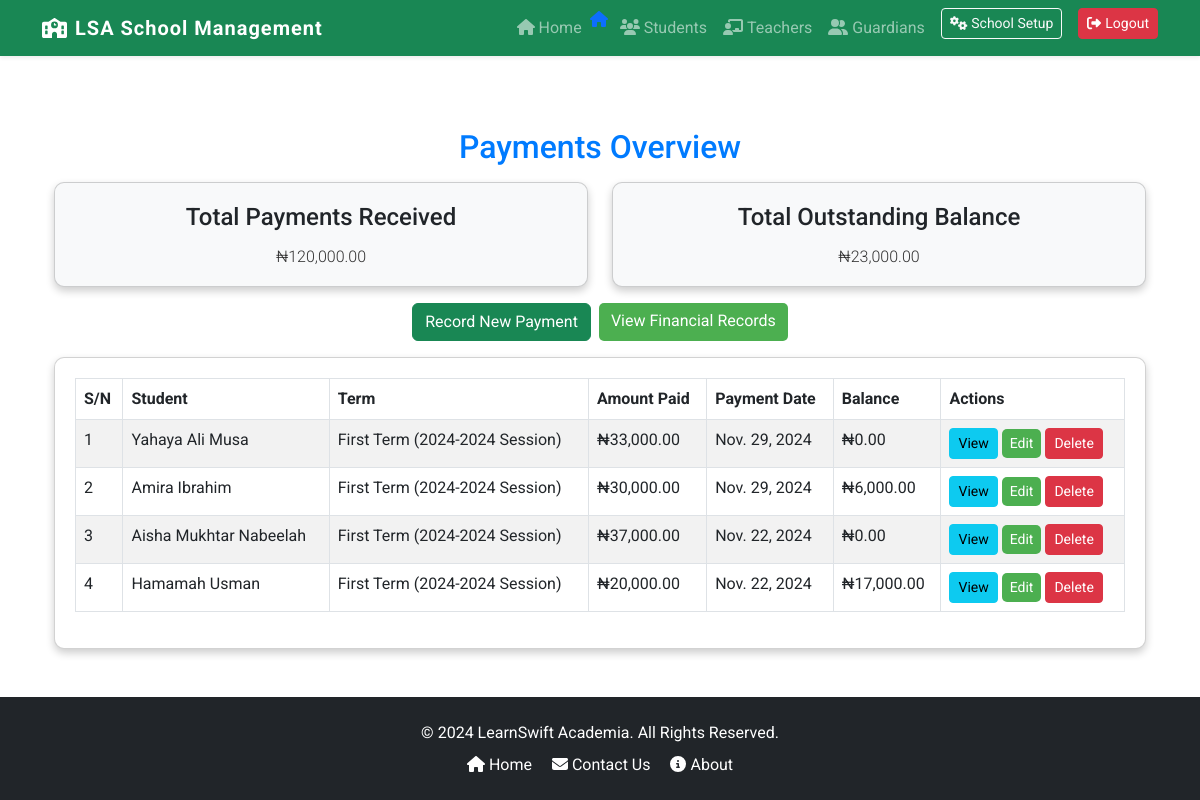
The app's page /payments/ (signed in) with its own data.
### core/models.py (models this page shows, shortened)
class Payment(models.Model):
    student = models.ForeignKey('Student', on_delete=models.CASCADE)
    term = models.ForeignKey('Term', on_delete=models.CASCADE)
    amount_paid = models.DecimalField(max_digits=10, decimal_places=2)
    payment_date = models.DateField(default=timezone.now)
    financial_record = models.ForeignKey('FinancialRecord', related_name='payments', on_delete=models.CASCADE, default=None)

class Student(models.Model):
    GENDER_CHOICES = [
        ('M', 'Male'),
        ('F', 'Female'),
    ]
    STATUS_CHOICES = [
        ('active', 'Active'),
        ('dormant', 'Dormant'),
        ('left', 'Left School'),
    ]
    user = models.OneToOneField(CustomUser, on_delete=models.CASCADE, primary_key=True, related_name='student')
    LSA_number = models.CharField(max_length=20, unique=True, null=True)
    profile_image = models.ImageField(upload_to='media/profile_images/', default='profile_images/default.jpg')
    date_of_birth = models.DateField()
    gender = models.CharField(max_length=1, choices=GENDER_CHOICES)
    student_guardian = models.ForeignKey('Guardian', on_delete=models.SET_NULL, null=True, related_name='students')
    relationship = models.CharField(max_length=50)
    current_class = models.ForeignKey('Class', on_delete=models.SET_NULL, null=True, blank=True, related_name='enrolled_students', default=None)
    status = models.CharField(max_length=10, choices=STATUS_CHOICES, default='active')
    promotion_history = models.TextField(blank=True)  # To store history of movements as JSON

class CustomUser(AbstractUser):
    USER_ROLES = (
        ('student', 'Student'),
        ('teacher', 'Teacher'),
        ('guardian', 'Guardian'),
        ('accountant', 'Accountant'),
        ('admin', 'Admin'),
    )
    role = models.CharField(max_length=20, choices=USER_ROLES)

class Term(models.Model):
    TERM_OPTIONS = [
        ('First Term', 'First'),
        ('Second Term', 'Second'),
        ('Third Term', 'Third'),
    ]
    session = models.ForeignKey(Session, related_name='terms', on_delete=models.CASCADE)
    name = models.CharField(max_length=20, choices=TERM_OPTIONS)
    start_date = models.DateField()
    end_date = models.DateField()
    is_active = models.BooleanField(default=True)
    def __str__(self):
        return f"{self.name} ({self.session.name})"

class Session(models.Model):
    start_date = models.DateField()
    end_date = models.DateField()
    is_active = models.BooleanField(default=True)
    @property
    def name(self):
        start_year = self.start_date.year
        end_year = self.end_date.year
        return f"{start_year}-{end_year} Session"

### core/views.py (the view)
# urls.py: path('payments/', PaymentListView.as_view(), name='payment_list'),
class PaymentListView(AdminRequiredMixin, ListView):
    model = Payment
    template_name = 'payment/payment_list.html'
    context_object_name = 'payments'
    ordering = ['-payment_date']  # Order by payment date descending
    def get_context_data(self, **kwargs):
        context = super().get_context_data(**kwargs)
        context['total_payment'] = Payment.objects.aggregate(total=Sum('amount_paid'))['total'] or 0
        context['total_outstanding_balance'] = (
            FinancialRecord.objects.aggregate(total=Sum('outstanding_balance'))['total'] or 0
        )
        for payment in context['payments']:
            payment.outstanding_balance = (
                payment.financial_record.outstanding_balance
                if payment.financial_record else None
            )
        return context

### core/views.py (called while the page is built)
    def test_func(self):
        return self.request.user.is_superuser

### core/templates/payment/payment_list.html
{% extends 'base.html' %}
{% load humanize %}
{% block content %}
<div class="container">
    <h2 class="mt-4 mb-3 text-center">Payments Overview</h2>
    <div class="row mb-3">
        <div class="col-md-6">
            <div class="card bg-light">
                <div class="card-body text-center">
                    <h5 class="card-title">Total Payments Received</h5>
                    <p class="card-text display-6">₦{{ total_payment|floatformat:2|intcomma }}</p>
                </div>
            </div>
        </div>
        <div class="col-md-6">
            <div class="card bg-light">
                <div class="card-body text-center">
                    <h5 class="card-title">Total Outstanding Balance</h5>
                    <p class="card-text display-6">₦{{ total_outstanding_balance|floatformat:2|intcomma }}</p>
                </div>
            </div>
        </div>
    </div>
    <div class="d-flex justify-content-center gap-2 mb-3">
        <a href="{% url 'create_payment' %}" class="btn btn-success">Record New Payment</a>
        <a href="{% url 'financial_record_list' %}" class="btn btn-primary">View Financial Records</a>
    </div>
    <div class="card">
        <div class="card-body">
            <table class="table table-bordered table-striped">
                <thead class="thead-dark">
                    <tr>
                        <th>S/N</th>
                        <th>Student</th>
                        <th>Term</th>
                        <th>Amount Paid</th>
                        <th>Payment Date</th>
                        <th>Balance</th>
                        <th>Actions</th>
                    </tr>
                </thead>
                <tbody>
                    {% for payment in payments %}
                        <tr>
                            <td>{{ forloop.counter }}</td>
                            <td>{{ payment.student.user.get_full_name }}</td>
                            <td>{{ payment.term }}</td>
                            <td>₦{{ payment.amount_paid|floatformat:2|intcomma }}</td>
                            <td>{{ payment.payment_date }}</td>
                            <td>
                                {% if payment.outstanding_balance is not None %}
                                    ₦{{ payment.outstanding_balance|floatformat:2|intcomma }}
                                {% else %}
                                    <span class="text-muted">No Financial Record</span>
                                {% endif %}
                            </td>
                            <td>
                                <a href="{% url 'payment_detail' payment.pk %}" class="btn btn-info btn-sm">View</a>
                                <a href="{% url 'update_payment' payment.pk %}" class="btn btn-primary btn-sm">Edit</a>
                                <a href="{% url 'delete_payment' payment.pk %}" class="btn btn-danger btn-sm">Delete</a>
                            </td>
                        </tr>
                    {% empty %}
                        <tr>
                            <td colspan="7" class="text-center">No payments recorded.</td>
                        </tr>
                    {% endfor %}
                </tbody>
            </table>
        </div>
    </div>
</div>
{% endblock %}

### core/static/css/custom.css (style rules this page uses)
:root { --bs-primary: #4e73df; --bs-secondary: #858796; --bs-success: #1cc88a; --bs-info: #36b9cc; --bs-warning: #f6c23e; --bs-danger: #e74a3b; --bs-light: #f8f9fc; --bs-dark: #5a5c69; --bs-font-sans-serif: 'Roboto', sans-serif; }
html, body { height: 100%; margin: 0; display: flex; flex-direction: column; }
body { font-family: 'Roboto', sans-serif; }
h1, h2, h3, h4, h5, h6 { color: #007bff; }
.card { box-shadow: 0 4px 8px 0 rgba(0, 0, 0, 0.2); transition: 0.3s; border-radius: 10px; }
.card-body { padding: 20px; }
.card-title { font-size: 1.5rem; margin-bottom: 15px; }
.card-text { font-size: 1rem; color: #333; }
.btn-primary { background-color: #4CAF50; border: none; border-radius: 5px; }

### records on screen
Payment: student.user.get_full_name "Yahaya Ali Musa", term "First Term (2024-2024 Session)", amount_paid "33,000.00", payment_date "Nov. 29, 2024", outstanding_balance "0.00"
Payment: student.user.get_full_name "Amira Ibrahim", term "First Term (2024-2024 Session)", amount_paid "30,000.00", payment_date "Nov. 29, 2024", outstanding_balance "6,000.00"
Payment: student.user.get_full_name "Aisha Mukhtar Nabeelah", term "First Term (2024-2024 Session)", amount_paid "37,000.00", payment_date "Nov. 22, 2024", outstanding_balance "0.00"
Payment: student.user.get_full_name "Hamamah Usman", term "First Term (2024-2024 Session)", amount_paid "20,000.00", payment_date "Nov. 22, 2024", outstanding_balance "17,000.00"

### other values on screen
{{ total_payment|floatformat:2|intcomma }} "120,000.00"
{{ total_outstanding_balance|floatformat:2|intcomma }} "23,000.00"
